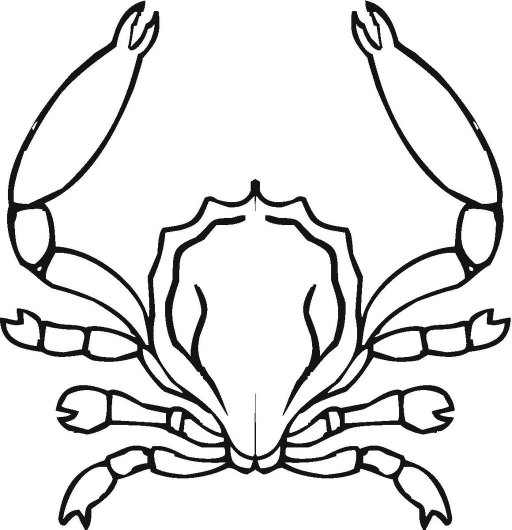
#> input picture Img-_Str/test.jpg, 1024 x 1059 px (shown at 1/2 size)
$ python main.py
#> lines starting #> are read from the running program, lines starting #| are printed output that depends on the picture
# encoding:utf-8

# 简笔画图片转字符串

import cv2

# 字符
char = [' ', '`', '.', '^', ',', ':', '~', '"', '<', '!', 'c', 't', '+', '{', 'i', '7', '?', 'u', '3', '0', 'p',
        'w', '4', 'A', '8', 'D', 'X', '%', '#', 'H', 'W', 'M']
# 对应的字符
target = [0, 5, 7, 9, 13, 15, 17, 19, 21, 23, 25, 27, 29, 31, 33, 35, 37, 39, 41, 43, 45, 47, 49, 51, 53, 55, 59,
          61, 63, 66,
          68, 70]


def get_index(num):
    """
    查找像素值对应字符
    :param num:
    :return:
    """
    if num > 70:
        return ' '
    for _ in range(0, 5):
        if num not in target:
            num = num + 1
            if num > 70:
                return ' '
        else:
            return char[target.index(num)]


def get_block(img, x, y, block_size):
    """
    获取块平均像素值
    :param img: 图片
    :param x: 起点X轴
    :param y: 起点y轴
    :param block_size: 块边长
    :return: 块平均像素值
    """
    rs = 0
    for i in range(block_size):
        if x + i >= img.shape[0]:
            return int(rs / block_size ** 2)
        for j in range(block_size):
            if y + i >= img.shape[1]:
                return int(rs / block_size ** 2)
            rs = rs + img[x + i][y + j]
    return int(rs / block_size ** 2)


if __name__ == '__main__':
    # 读取图片
    img = cv2.imread('./test.jpg')
#> img is the input picture: shape (1059, 1024, 3); mean B, G, R 225.7, 225.6, 225.6
    # 转为灰度图
    img = cv2.cvtColor(img, cv2.COLOR_RGB2GRAY)
#> img: shape (1059, 1024)
    height, width = img.shape
#> height = 1059; width = 1024
    # 最大宽度设为192
    rate = width / 192
#> rate = 5.33
    if rate > 1:
        width = int(width / rate)
#> width = 192
        height = int(height / rate)
#> height = 198
    # 重设为宽度小于192的图片
    img = cv2.resize(img, (width, height))
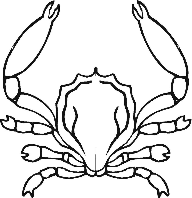
#> img: shape (198, 192); min 2, max 255, mean 225.7

    with open('./pic.txt', 'w') as fp:
        step = 4
        for i in range(0, height, step):
            for j in range(0, width, step):
                # 反转图片并把像素值设为0~70
                value = 70 - int(get_block(img, i, j, step) * 70 / 255)
                fp.write(str(get_index(value)) + ' ')
            fp.write('\n')
